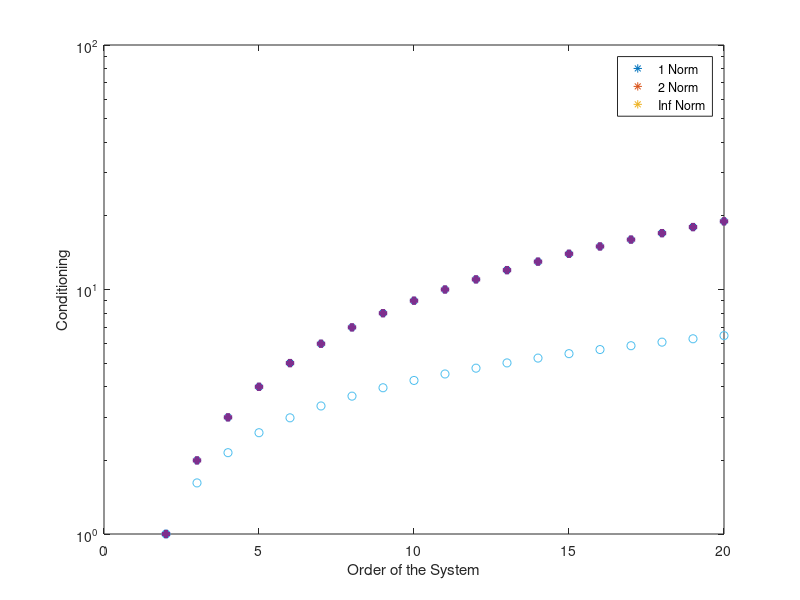

Write the MATLAB code that produced this figure.
%% Conditioning of a matrix

a = 0;
b = 1;

ord = 2:20;
n1 = zeros(length(ord));
n2 = zeros(length(ord));
n3 = zeros(length(ord));
for n = 1:length(ord)
    x = linspace(a, b, n);
    Vn = vander(x);
    n1(n) = norm(Vn, 1);
    n2(n) = norm(Vn, 2);
    n3(n) = norm(Vn, Inf);
end

% The normInf and the norm1 should coincide in the graph
figure(1);
semilogy(ord, n1, '*', ord, n2, 'o', ord, n3, '+', 'linewidth', 3);
legend('1 Norm', '2 Norm', 'Inf Norm');
xlabel("Order of the System");
ylabel("Conditioning");

